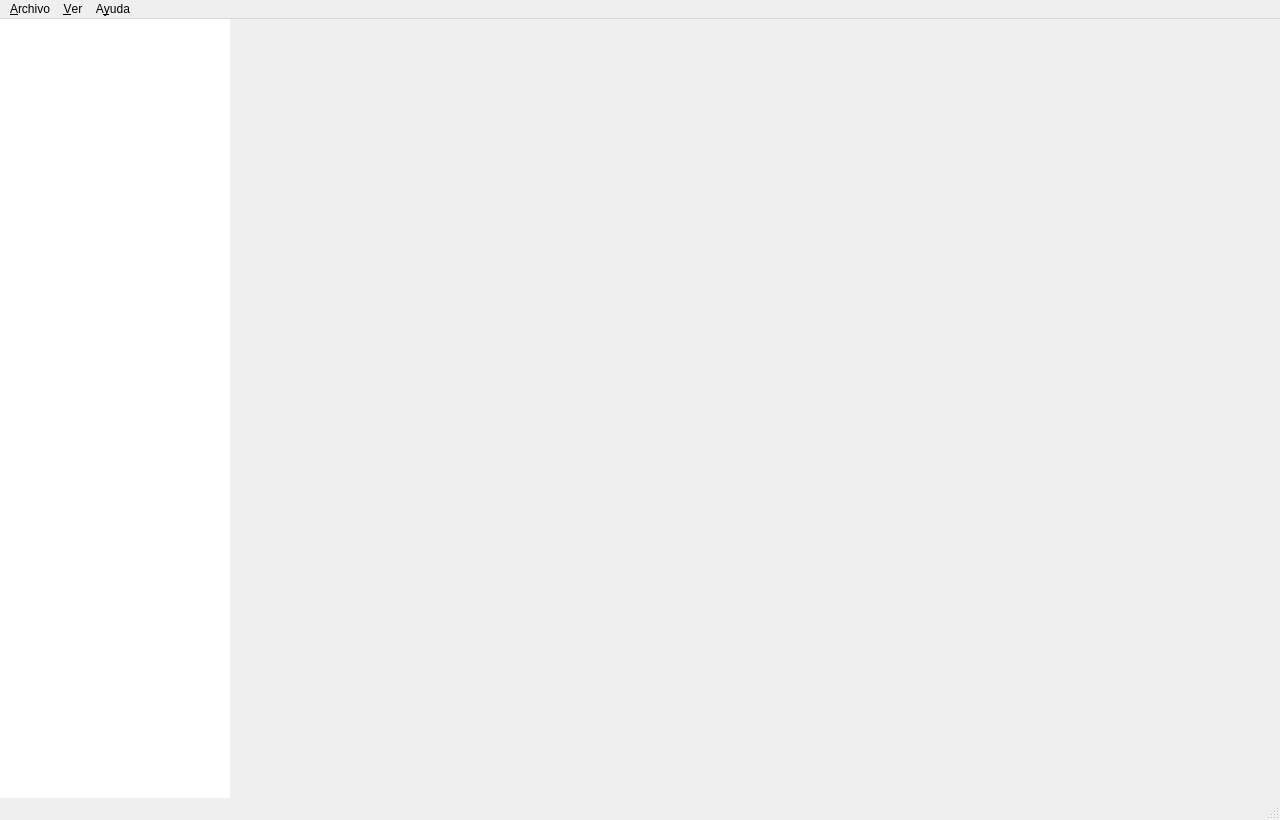
<?xml version="1.0" encoding="UTF-8"?>
<ui version="4.0">
 <class>MainWindow</class>
 <widget class="QMainWindow" name="MainWindow">
  <property name="geometry">
   <rect>
    <x>0</x>
    <y>0</y>
    <width>1280</width>
    <height>820</height>
   </rect>
  </property>
  <property name="windowTitle">
   <string>DocFlow Studio</string>
  </property>
  <widget class="QWidget" name="centralwidget">
   <layout class="QHBoxLayout" name="horizontalLayout">
    <property name="leftMargin">
     <number>0</number>
    </property>
    <property name="topMargin">
     <number>0</number>
    </property>
    <property name="rightMargin">
     <number>0</number>
    </property>
    <property name="bottomMargin">
     <number>0</number>
    </property>
    <property name="spacing">
     <number>0</number>
    </property>
    <item>
     <widget class="QListWidget" name="navList">
      <property name="maximumSize">
       <size>
        <width>230</width>
        <height>16777215</height>
       </size>
      </property>
      <property name="minimumSize">
       <size>
        <width>200</width>
        <height>0</height>
       </size>
      </property>
      <property name="iconSize">
       <size>
        <width>22</width>
        <height>22</height>
       </size>
      </property>
      <property name="spacing">
       <number>4</number>
      </property>
      <property name="frameShape">
       <enum>QFrame::NoFrame</enum>
      </property>
     </widget>
    </item>
    <item>
     <widget class="QStackedWidget" name="pagesStack"/>
    </item>
   </layout>
  </widget>
  <widget class="QMenuBar" name="menubar">
   <property name="geometry">
    <rect>
     <x>0</x>
     <y>0</y>
     <width>1280</width>
     <height>30</height>
    </rect>
   </property>
   <widget class="QMenu" name="menuArchivo">
    <property name="title">
     <string>&amp;Archivo</string>
    </property>
    <addaction name="actionSalir"/>
   </widget>
   <widget class="QMenu" name="menuVer">
    <property name="title">
     <string>&amp;Ver</string>
    </property>
   </widget>
   <widget class="QMenu" name="menuAyuda">
    <property name="title">
     <string>A&amp;yuda</string>
    </property>
    <addaction name="actionAcercaDe"/>
   </widget>
   <addaction name="menuArchivo"/>
   <addaction name="menuVer"/>
   <addaction name="menuAyuda"/>
  </widget>
  <widget class="QStatusBar" name="statusbar"/>
  <action name="actionSalir">
   <property name="text">
    <string>&amp;Salir</string>
   </property>
   <property name="shortcut">
    <string>Ctrl+Q</string>
   </property>
  </action>
  <action name="actionAcercaDe">
   <property name="text">
    <string>&amp;Acerca de DocFlow Studio</string>
   </property>
  </action>
 </widget>
 <resources/>
 <connections/>
</ui>
